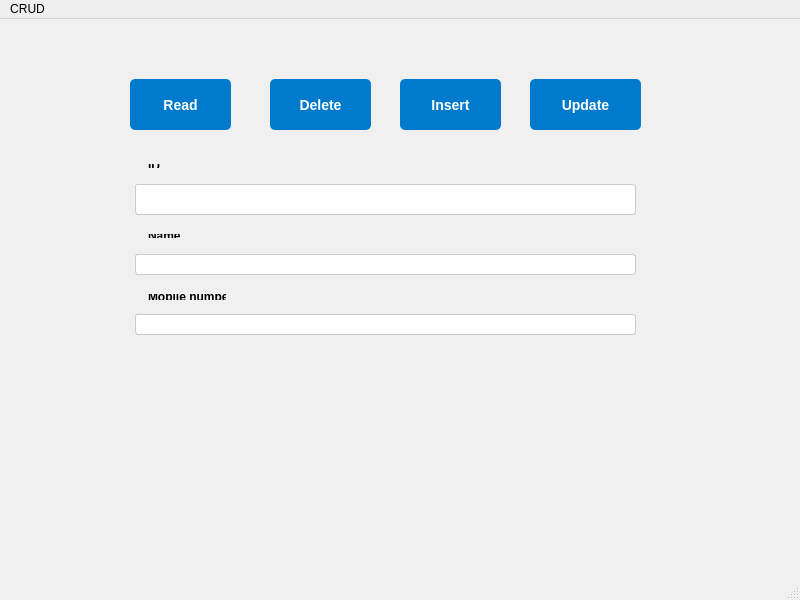
<?xml version="1.0" encoding="UTF-8"?>
<ui version="4.0">
 <class>MainWindow</class>
 <widget class="QMainWindow" name="MainWindow">
  <property name="geometry">
   <rect>
    <x>0</x>
    <y>0</y>
    <width>800</width>
    <height>600</height>
   </rect>
  </property>
  <property name="windowTitle">
   <string>MainWindow</string>
  </property>
  <property name="styleSheet">
   <string notr="true">/* Set background color for QMainWindow */
QMainWindow {
    background-color: #F0F0F0;
}

/* Set font and size for QPushButton */
QPushButton {
    font: bold 14px;
    color: #FFFFFF;
    background-color: #007ACC;
    border: none;
    border-radius: 5px;
    padding: 10px;
}

/* Set hover effect for QPushButton */
QPushButton:hover {
    background-color: #009FE3;
}

/* Set font and size for QLineEdit */
QLineEdit {
    font: 12px;
    color: #000000;
    background-color: #FFFFFF;
    border: 1px solid #CCCCCC;
    border-radius: 3px;
    padding: 5px;
}

/* Set font and size for QLabel */
QLabel {
    font: bold 12px;
    color: #000000;
}

/* Set spacing and alignment for labels and line edits */
QLabel, QLineEdit {
    margin: 5px;
}

</string>
  </property>
  <widget class="QWidget" name="centralwidget">
   <widget class="QPushButton" name="pushButton_Read">
    <property name="geometry">
     <rect>
      <x>130</x>
      <y>60</y>
      <width>101</width>
      <height>51</height>
     </rect>
    </property>
    <property name="text">
     <string>Read</string>
    </property>
   </widget>
   <widget class="QPushButton" name="pushButton_Delete">
    <property name="geometry">
     <rect>
      <x>270</x>
      <y>60</y>
      <width>101</width>
      <height>51</height>
     </rect>
    </property>
    <property name="text">
     <string>Delete</string>
    </property>
   </widget>
   <widget class="QPushButton" name="pushButton_Insert">
    <property name="geometry">
     <rect>
      <x>400</x>
      <y>60</y>
      <width>101</width>
      <height>51</height>
     </rect>
    </property>
    <property name="text">
     <string>Insert</string>
    </property>
   </widget>
   <widget class="QPushButton" name="pushButton_Update">
    <property name="geometry">
     <rect>
      <x>530</x>
      <y>60</y>
      <width>111</width>
      <height>51</height>
     </rect>
    </property>
    <property name="text">
     <string>Update</string>
    </property>
   </widget>
   <widget class="QLineEdit" name="lineEdit">
    <property name="geometry">
     <rect>
      <x>130</x>
      <y>160</y>
      <width>511</width>
      <height>41</height>
     </rect>
    </property>
    <property name="text">
     <string/>
    </property>
   </widget>
   <widget class="QLineEdit" name="lineEdit_Value1">
    <property name="geometry">
     <rect>
      <x>130</x>
      <y>230</y>
      <width>511</width>
      <height>31</height>
     </rect>
    </property>
    <property name="text">
     <string/>
    </property>
   </widget>
   <widget class="QLineEdit" name="lineEdit_Value2">
    <property name="geometry">
     <rect>
      <x>130</x>
      <y>290</y>
      <width>511</width>
      <height>31</height>
     </rect>
    </property>
    <property name="text">
     <string/>
    </property>
   </widget>
   <widget class="QLabel" name="label">
    <property name="geometry">
     <rect>
      <x>140</x>
      <y>140</y>
      <width>47</width>
      <height>14</height>
     </rect>
    </property>
    <property name="text">
     <string>ID</string>
    </property>
   </widget>
   <widget class="QLabel" name="label_2">
    <property name="geometry">
     <rect>
      <x>140</x>
      <y>210</y>
      <width>47</width>
      <height>14</height>
     </rect>
    </property>
    <property name="text">
     <string>Name</string>
    </property>
   </widget>
   <widget class="QLabel" name="label_3">
    <property name="geometry">
     <rect>
      <x>140</x>
      <y>270</y>
      <width>91</width>
      <height>16</height>
     </rect>
    </property>
    <property name="text">
     <string>Mobile number</string>
    </property>
   </widget>
  </widget>
  <widget class="QMenuBar" name="menubar">
   <property name="geometry">
    <rect>
     <x>0</x>
     <y>0</y>
     <width>800</width>
     <height>21</height>
    </rect>
   </property>
   <widget class="QMenu" name="menuCRUD">
    <property name="title">
     <string>CRUD</string>
    </property>
   </widget>
   <addaction name="menuCRUD"/>
  </widget>
  <widget class="QStatusBar" name="statusbar"/>
 </widget>
 <resources/>
 <connections/>
</ui>
